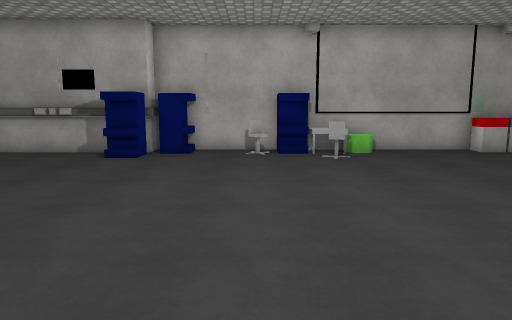
View 1 (above)

12 first-person views from a walk through a Unity game level. The camera is 1.5 m above the floor, tilts 8° down and sees 70° across. The floor is counted in squares, 1 m on a side. Each view is taken from the middle of a square. On the plan, view 1 faces up. The plan holds only what a view shows up to about 16 squares ahead; the rest is blank. The player character is not drawn. Surface patterns are stand-ins for the level's own textures.

View 2
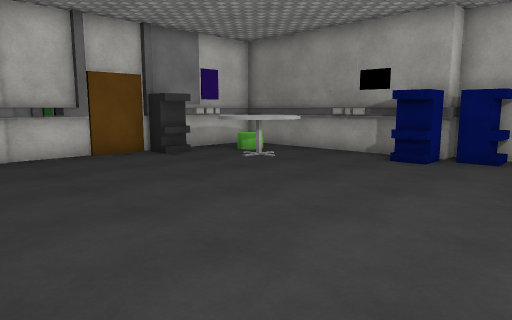

View 3
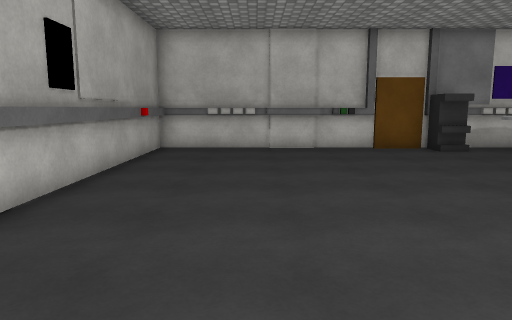

View 4
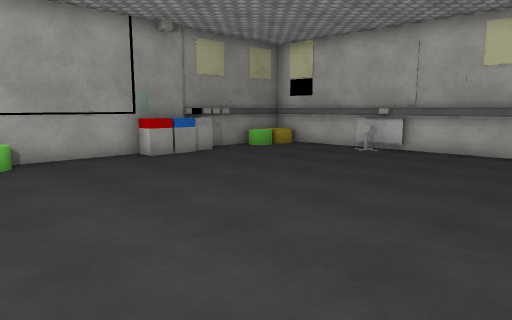

View 5
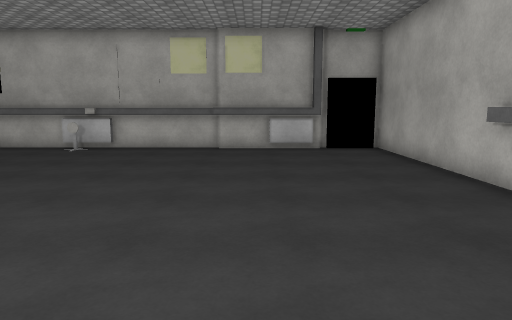

View 6
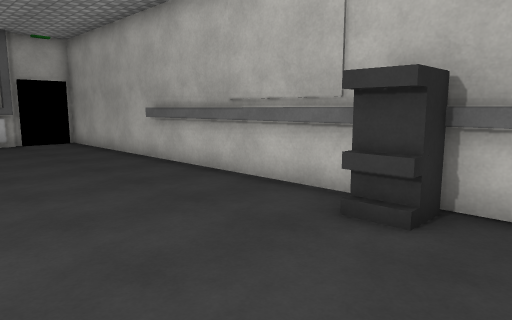

View 7
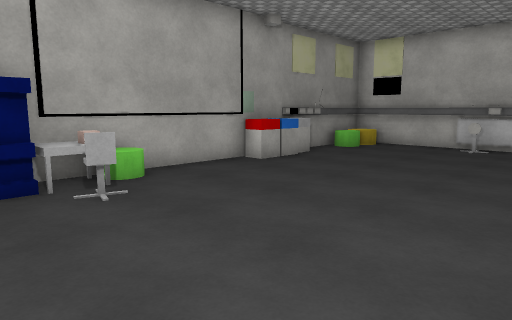

View 8
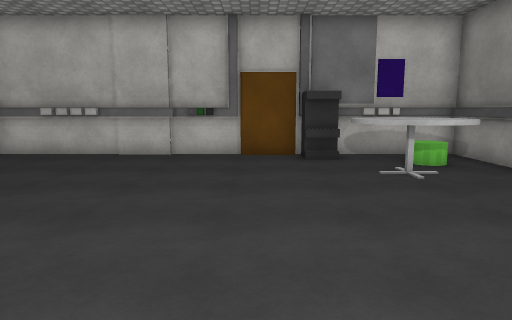

View 9
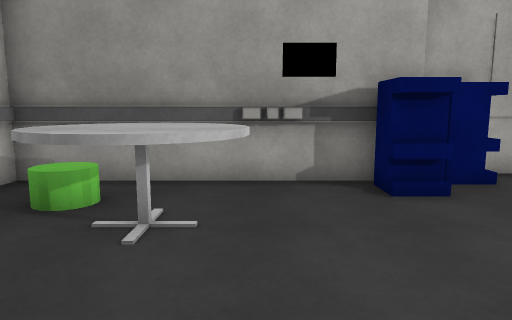

View 10
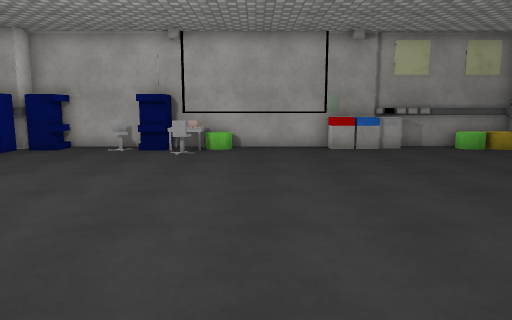

View 11
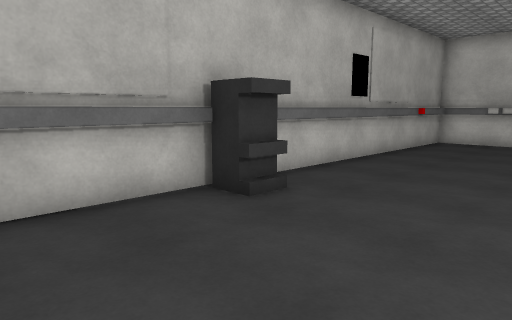

View 12
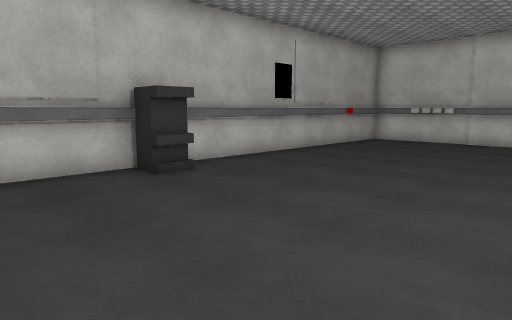

### Floor plan
Points are (right, up) in squares from view 1. A wall is a line through its corners. A room is listed if a view was taken in it or the views show most of it. See-through windows are left out.
Room 1 (views 1, 2, 3, 4, 5, 6, 7, 8, 9, 10, 11, 12)
walls: (0.5, -2.7) (15.1, -2.7); (0.5, 13.3) (-1.6, 13.3); (-4.6, 12.2) (-5.6, 12.2); (-4.5, 12.5) (-11.9, 12.5) (-11.9, 5.4); (7.5, 13.3) (4.4, 13.3); (-3.6, 13.4) (-3.6, 12.4); (-7.4, 12.2) (-11.8, 12.2); (15, 3.4) (15, 7.5); (12.5, 13.3) (11.4, 13.3); (15, 8.4) (15, 12.9); (14.5, -0.5) (14.5, 3.6); (-11.6, 3.5) (-11.6, 1.4); (14.8, -0.5) (14.8, 13.3); (-11.9, 3.6) (-11.9, 1.5); (-11.9, -1.4) (-11.9, -2.7) (-0.1, -2.7); (15.1, 13.5) (9.6, 13.5); (-11.8, -2.4) (8.1, -2.4)
objects: other object (-12, -1); other object (-12, 0); other object (-12, 1); other object (-12, 4); other object (-12, 5); other object (-11, 8); other object (-10, 10) to (-10, 11); other object (-9, 8) to (-7, 11); other object (-7, 12); other object (-6, 12); other object (-4, 11) to (-4, 12); other object (-3, 12) to (-2, 13); other object (0, -2); other object (0, 12); other object (1, 12) to (1, 13); other object (2, 11); other object (2, 12) to (2, 13); other object (3, 12); other object (3, 13) to (4, 13); other object (8, 13); other object (9, 13); other object (10, 13); other object (11, 13); other object (13, 13); other object (14, 9); other object (14, 13)

Where each view was taken, in squares from view 1:
view 1: 0 up, 0 right, facing up
view 2: 1 up, 0 right, facing up-left
view 3: 1 up, 2 right, facing left
view 4: 2 up, 2 right, facing up-right
view 5: 2 up, 1 right, facing right
view 6: 3 up, 2 left, facing down-right
view 7: 5 up, 0 right, facing up-right
view 8: 6 up, 0 right, facing left
view 9: 5 up, 7 left, facing up
view 10: 1 down, 5 right, facing up
view 11: 3 up, 5 right, facing down-left
view 12: 6 up, 5 right, facing down-left
